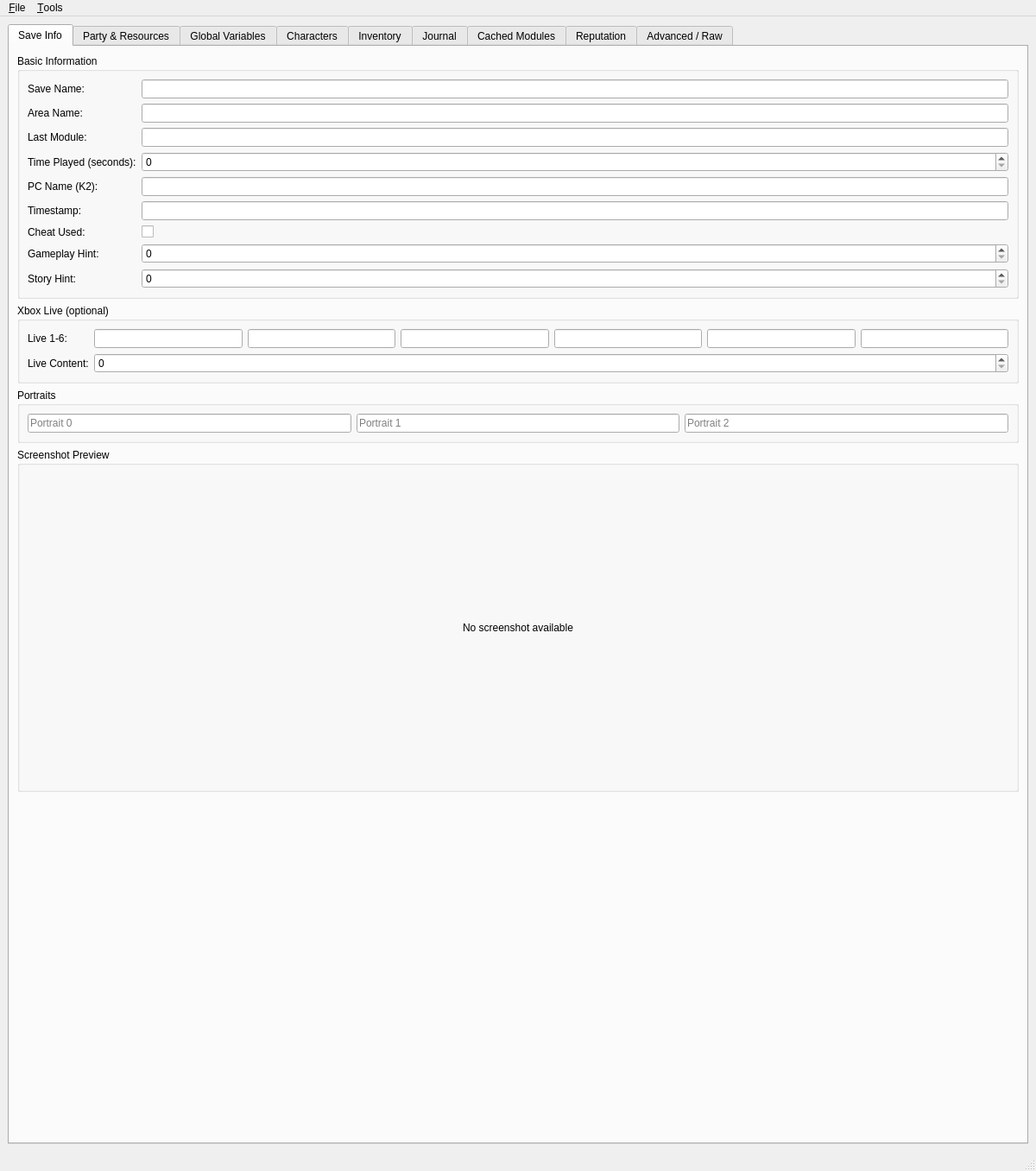
<?xml version="1.0" encoding="UTF-8"?>
<ui version="4.0">
 <class>MainWindow</class>
 <widget class="QMainWindow" name="MainWindow">
  <property name="geometry">
   <rect>
    <x>0</x>
    <y>0</y>
    <width>1200</width>
    <height>800</height>
   </rect>
  </property>
  <property name="windowTitle">
   <string>Save Game Editor</string>
  </property>
  <widget class="QWidget" name="centralwidget">
   <layout class="QHBoxLayout" name="horizontalLayoutMain">
    <item>
     <widget class="QTabWidget" name="tabWidget">
      <property name="currentIndex">
       <number>0</number>
      </property>

      <!-- Save Info Tab -->
      <widget class="QWidget" name="tabSaveInfo">
       <attribute name="title">
        <string>Save Info</string>
       </attribute>
       <layout class="QVBoxLayout" name="verticalLayoutSaveInfo">
        <item>
         <widget class="QGroupBox" name="groupBasicInfo">
          <property name="title">
           <string>Basic Information</string>
          </property>
          <layout class="QFormLayout" name="formLayoutBasicInfo">
           <item row="0" column="0">
            <widget class="QLabel" name="labelSaveName">
             <property name="text">
              <string>Save Name:</string>
             </property>
            </widget>
           </item>
           <item row="0" column="1">
            <widget class="QLineEdit" name="lineEditSaveName" />
           </item>
           <item row="1" column="0">
            <widget class="QLabel" name="labelAreaName">
             <property name="text">
              <string>Area Name:</string>
             </property>
            </widget>
           </item>
           <item row="1" column="1">
            <widget class="QLineEdit" name="lineEditAreaName" />
           </item>
           <item row="2" column="0">
            <widget class="QLabel" name="labelLastModule">
             <property name="text">
              <string>Last Module:</string>
             </property>
            </widget>
           </item>
           <item row="2" column="1">
            <widget class="QLineEdit" name="lineEditLastModule" />
           </item>
           <item row="3" column="0">
            <widget class="QLabel" name="labelTimePlayed">
             <property name="text">
              <string>Time Played (seconds):</string>
             </property>
            </widget>
           </item>
           <item row="3" column="1">
            <widget class="QSpinBox" name="spinBoxTimePlayed">
             <property name="maximum">
              <number>2147483647</number>
             </property>
            </widget>
           </item>
           <item row="4" column="0">
            <widget class="QLabel" name="labelPCName">
             <property name="text">
              <string>PC Name (K2):</string>
             </property>
            </widget>
           </item>
           <item row="4" column="1">
            <widget class="QLineEdit" name="lineEditPCName" />
           </item>
           <item row="5" column="0">
            <widget class="QLabel" name="labelTimestamp">
             <property name="text">
              <string>Timestamp:</string>
             </property>
            </widget>
           </item>
           <item row="5" column="1">
            <widget class="QLineEdit" name="lineEditTimestamp">
             <property name="readOnly">
              <bool>true</bool>
             </property>
            </widget>
           </item>
           <item row="6" column="0">
            <widget class="QLabel" name="labelCheatUsed">
             <property name="text">
              <string>Cheat Used:</string>
             </property>
            </widget>
           </item>
           <item row="6" column="1">
            <widget class="QCheckBox" name="checkBoxCheatUsed" />
           </item>
           <item row="7" column="0">
            <widget class="QLabel" name="labelGameplayHint">
             <property name="text">
              <string>Gameplay Hint:</string>
             </property>
            </widget>
           </item>
           <item row="7" column="1">
            <widget class="QSpinBox" name="spinBoxGameplayHint">
             <property name="maximum">
              <number>2147483647</number>
             </property>
            </widget>
           </item>
           <item row="8" column="0">
            <widget class="QLabel" name="labelStoryHint">
             <property name="text">
              <string>Story Hint:</string>
             </property>
            </widget>
           </item>
           <item row="8" column="1">
            <widget class="QSpinBox" name="spinBoxStoryHint">
             <property name="maximum">
              <number>2147483647</number>
             </property>
            </widget>
           </item>
          </layout>
         </widget>
        </item>
        <item>
         <widget class="QGroupBox" name="groupLive">
          <property name="title">
           <string>Xbox Live (optional)</string>
          </property>
          <layout class="QFormLayout" name="formLayoutLive">
           <item row="0" column="0">
            <widget class="QLabel" name="labelLive1">
             <property name="text">
              <string>Live 1-6:</string>
             </property>
            </widget>
           </item>
           <item row="0" column="1">
            <layout class="QHBoxLayout" name="horizontalLayoutLive">
             <item>
              <widget class="QLineEdit" name="lineEditLive1" />
             </item>
             <item>
              <widget class="QLineEdit" name="lineEditLive2" />
             </item>
             <item>
              <widget class="QLineEdit" name="lineEditLive3" />
             </item>
             <item>
              <widget class="QLineEdit" name="lineEditLive4" />
             </item>
             <item>
              <widget class="QLineEdit" name="lineEditLive5" />
             </item>
             <item>
              <widget class="QLineEdit" name="lineEditLive6" />
             </item>
            </layout>
           </item>
           <item row="1" column="0">
            <widget class="QLabel" name="labelLiveContent">
             <property name="text">
              <string>Live Content:</string>
             </property>
            </widget>
           </item>
           <item row="1" column="1">
            <widget class="QSpinBox" name="spinBoxLiveContent">
             <property name="maximum">
              <number>2147483647</number>
             </property>
            </widget>
           </item>
          </layout>
         </widget>
        </item>
        <item>
         <widget class="QGroupBox" name="groupPortraits">
          <property name="title">
           <string>Portraits</string>
          </property>
          <layout class="QHBoxLayout" name="horizontalLayoutPortraits">
           <item>
            <widget class="QLineEdit" name="lineEditPortrait0">
             <property name="placeholderText">
              <string>Portrait 0</string>
             </property>
            </widget>
           </item>
           <item>
            <widget class="QLineEdit" name="lineEditPortrait1">
             <property name="placeholderText">
              <string>Portrait 1</string>
             </property>
            </widget>
           </item>
           <item>
            <widget class="QLineEdit" name="lineEditPortrait2">
             <property name="placeholderText">
              <string>Portrait 2</string>
             </property>
            </widget>
           </item>
          </layout>
         </widget>
        </item>
        <item>
         <widget class="QGroupBox" name="groupScreenshot">
          <property name="title">
           <string>Screenshot Preview</string>
          </property>
          <layout class="QVBoxLayout" name="verticalLayoutScreenshot">
           <item>
            <widget class="QLabel" name="labelScreenshotPreview">
             <property name="minimumSize">
              <size>
               <width>400</width>
               <height>300</height>
              </size>
             </property>
             <property name="maximumSize">
              <size>
               <width>16777215</width>
               <height>16777215</height>
              </size>
             </property>
             <property name="text">
              <string>No screenshot available</string>
             </property>
             <property name="alignment">
              <set>Qt::AlignCenter</set>
             </property>
             <property name="scaledContents">
              <bool>false</bool>
             </property>
             <property name="sizePolicy">
              <sizepolicy hsizetype="Expanding" vsizetype="Expanding">
               <horstretch>0</horstretch>
               <verstretch>0</verstretch>
              </sizepolicy>
             </property>
            </widget>
           </item>
          </layout>
         </widget>
        </item>
        <item>
         <spacer name="verticalSpacerSaveInfo">
          <property name="orientation">
           <enum>Qt::Vertical</enum>
          </property>
          <property name="sizeHint" stdset="0">
           <size>
            <width>20</width>
            <height>40</height>
           </size>
          </property>
         </spacer>
        </item>
       </layout>
      </widget>

      <!-- Party Table Tab -->
      <widget class="QWidget" name="tabPartyTable">
       <attribute name="title">
        <string>Party &amp;&amp; Resources</string>
       </attribute>
       <layout class="QVBoxLayout" name="verticalLayoutPartyTable">
        <item>
         <widget class="QGroupBox" name="groupResources">
          <property name="title">
           <string>Resources</string>
          </property>
          <layout class="QFormLayout" name="formLayoutResources">
           <item row="0" column="0">
            <widget class="QLabel" name="labelGold">
             <property name="text">
              <string>Credits/Gold:</string>
             </property>
            </widget>
           </item>
           <item row="0" column="1">
            <widget class="QSpinBox" name="spinBoxGold">
             <property name="maximum">
              <number>2147483647</number>
             </property>
            </widget>
           </item>
           <item row="1" column="0">
            <widget class="QLabel" name="labelXPPool">
             <property name="text">
              <string>XP Pool:</string>
             </property>
            </widget>
           </item>
           <item row="1" column="1">
            <widget class="QSpinBox" name="spinBoxXPPool">
             <property name="maximum">
              <number>2147483647</number>
             </property>
            </widget>
           </item>
           <item row="2" column="0">
            <widget class="QLabel" name="labelComponents">
             <property name="text">
              <string>Components (K2):</string>
             </property>
            </widget>
           </item>
           <item row="2" column="1">
            <widget class="QSpinBox" name="spinBoxComponents">
             <property name="maximum">
              <number>2147483647</number>
             </property>
            </widget>
           </item>
           <item row="3" column="0">
            <widget class="QLabel" name="labelChemicals">
             <property name="text">
              <string>Chemicals (K2):</string>
             </property>
            </widget>
           </item>
           <item row="3" column="1">
            <widget class="QSpinBox" name="spinBoxChemicals">
             <property name="maximum">
              <number>2147483647</number>
             </property>
            </widget>
           </item>
           <item row="4" column="0">
            <widget class="QLabel" name="labelTimePlayedPT">
             <property name="text">
              <string>Time Played (PT):</string>
             </property>
            </widget>
           </item>
           <item row="4" column="1">
            <widget class="QSpinBox" name="spinBoxTimePlayedPT">
             <property name="maximum">
              <number>2147483647</number>
             </property>
             <property name="minimum">
              <number>-1</number>
             </property>
            </widget>
           </item>
           <item row="5" column="0">
            <widget class="QLabel" name="labelCheatUsedPT">
             <property name="text">
              <string>Cheat Used (PT):</string>
             </property>
            </widget>
           </item>
           <item row="5" column="1">
            <widget class="QCheckBox" name="checkBoxCheatUsedPT" />
           </item>
           <item row="6" column="0">
            <widget class="QLabel" name="labelControlledNPC">
             <property name="text">
              <string>Controlled NPC:</string>
             </property>
            </widget>
           </item>
           <item row="6" column="1">
            <widget class="QSpinBox" name="spinBoxControlledNPC">
             <property name="maximum">
              <number>2147483647</number>
             </property>
             <property name="minimum">
              <number>-1</number>
             </property>
            </widget>
           </item>
           <item row="7" column="0">
            <widget class="QLabel" name="labelAIState">
             <property name="text">
              <string>AI State:</string>
             </property>
            </widget>
           </item>
           <item row="7" column="1">
            <widget class="QSpinBox" name="spinBoxAIState">
             <property name="maximum">
              <number>2147483647</number>
             </property>
            </widget>
           </item>
           <item row="8" column="0">
            <widget class="QLabel" name="labelFollowState">
             <property name="text">
              <string>Follow State:</string>
             </property>
            </widget>
           </item>
           <item row="8" column="1">
            <widget class="QSpinBox" name="spinBoxFollowState">
             <property name="maximum">
              <number>2147483647</number>
             </property>
            </widget>
           </item>
           <item row="9" column="0">
            <widget class="QLabel" name="labelSoloMode">
             <property name="text">
              <string>Solo Mode:</string>
             </property>
            </widget>
           </item>
           <item row="9" column="1">
            <widget class="QCheckBox" name="checkBoxSoloMode" />
           </item>
           <item row="10" column="0">
            <widget class="QLabel" name="labelLastGUIPanel">
             <property name="text">
              <string>Last GUI Panel:</string>
             </property>
            </widget>
           </item>
           <item row="10" column="1">
            <widget class="QSpinBox" name="spinBoxLastGUIPanel">
             <property name="maximum">
              <number>2147483647</number>
             </property>
            </widget>
           </item>
           <item row="11" column="0">
            <widget class="QLabel" name="labelJournalSortOrder">
             <property name="text">
              <string>Journal Sort Order:</string>
             </property>
            </widget>
           </item>
           <item row="11" column="1">
            <widget class="QSpinBox" name="spinBoxJournalSortOrder">
             <property name="maximum">
              <number>2147483647</number>
             </property>
            </widget>
           </item>
          </layout>
         </widget>
        </item>
        <item>
         <widget class="QGroupBox" name="groupAvailableNPCs">
          <property name="title">
           <string>Available NPCs</string>
          </property>
          <layout class="QVBoxLayout" name="verticalLayoutAvailableNPCs">
           <item>
            <widget class="QTableWidget" name="tableWidgetAvailableNPCs">
             <property name="columnCount">
              <number>3</number>
             </property>
             <column>
              <property name="text">
               <string>Index</string>
              </property>
             </column>
             <column>
              <property name="text">
               <string>Available</string>
              </property>
             </column>
             <column>
              <property name="text">
               <string>Selectable</string>
              </property>
             </column>
            </widget>
           </item>
          </layout>
         </widget>
        </item>
        <item>
         <widget class="QGroupBox" name="groupInfluence">
          <property name="title">
           <string>Influence (K2)</string>
          </property>
          <layout class="QVBoxLayout" name="verticalLayoutInfluence">
           <item>
            <widget class="QTableWidget" name="tableWidgetInfluence">
             <property name="columnCount">
              <number>2</number>
             </property>
             <column>
              <property name="text">
               <string>NPC Index</string>
              </property>
             </column>
             <column>
              <property name="text">
               <string>Value</string>
              </property>
             </column>
            </widget>
           </item>
          </layout>
         </widget>
        </item>
        <item>
         <widget class="QGroupBox" name="groupPazaak">
          <property name="title">
           <string>Pazaak (summary)</string>
          </property>
          <layout class="QVBoxLayout" name="verticalLayoutPazaak">
           <item>
            <widget class="QTextEdit" name="textEditPazaakCards" readonly="true" />
           </item>
           <item>
            <widget class="QTextEdit" name="textEditPazaakDecks" readonly="true" />
           </item>
          </layout>
         </widget>
        </item>
        <item>
         <widget class="QGroupBox" name="groupUIMessages">
          <property name="title">
           <string>UI Messages (summary)</string>
          </property>
          <layout class="QVBoxLayout" name="verticalLayoutUIMessages">
           <item>
            <widget class="QTextEdit" name="textEditFBMsgList" readonly="true" />
           </item>
           <item>
            <widget class="QTextEdit" name="textEditDlgMsgList" readonly="true" />
           </item>
           <item>
            <widget class="QLineEdit" name="lineEditTutWndShown" readonly="true" />
           </item>
          </layout>
         </widget>
        </item>
        <item>
         <widget class="QGroupBox" name="groupCostMultipliers">
          <property name="title">
           <string>Cost Multipliers (summary)</string>
          </property>
          <layout class="QVBoxLayout" name="verticalLayoutCostMultipliers">
           <item>
            <widget class="QTextEdit" name="textEditCostMultipliers" readonly="true" />
           </item>
          </layout>
         </widget>
        </item>
        <item>
         <widget class="QGroupBox" name="groupPartyMembers">
          <property name="title">
           <string>Party Members</string>
          </property>
          <layout class="QVBoxLayout" name="verticalLayoutPartyMembers">
           <item>
            <widget class="QListWidget" name="listWidgetPartyMembers">
             <property name="toolTip">
              <string>Hover over a party member to see detailed information</string>
             </property>
            </widget>
           </item>
          </layout>
         </widget>
        </item>
       </layout>
      </widget>

      <!-- Global Variables Tab -->
      <widget class="QWidget" name="tabGlobalVars">
       <attribute name="title">
        <string>Global Variables</string>
       </attribute>
       <layout class="QVBoxLayout" name="verticalLayoutGlobalVars">
        <item>
         <widget class="QTabWidget" name="tabWidgetGlobalVarsType">
          <widget class="QWidget" name="tabBooleans">
           <attribute name="title">
            <string>Booleans</string>
           </attribute>
           <layout class="QVBoxLayout" name="verticalLayoutBooleans">
            <item>
             <widget class="QTableWidget" name="tableWidgetBooleans">
              <property name="columnCount">
               <number>2</number>
              </property>
              <column>
               <property name="text">
                <string>Name</string>
               </property>
              </column>
              <column>
               <property name="text">
                <string>Value</string>
               </property>
              </column>
             </widget>
            </item>
           </layout>
          </widget>
          <widget class="QWidget" name="tabNumbers">
           <attribute name="title">
            <string>Numbers</string>
           </attribute>
           <layout class="QVBoxLayout" name="verticalLayoutNumbers">
            <item>
             <widget class="QTableWidget" name="tableWidgetNumbers">
              <property name="columnCount">
               <number>2</number>
              </property>
              <column>
               <property name="text">
                <string>Name</string>
               </property>
              </column>
              <column>
               <property name="text">
                <string>Value</string>
               </property>
              </column>
             </widget>
            </item>
           </layout>
          </widget>
          <widget class="QWidget" name="tabStrings">
           <attribute name="title">
            <string>Strings</string>
           </attribute>
           <layout class="QVBoxLayout" name="verticalLayoutStrings">
            <item>
             <widget class="QTableWidget" name="tableWidgetStrings">
              <property name="columnCount">
               <number>2</number>
              </property>
              <column>
               <property name="text">
                <string>Name</string>
               </property>
              </column>
              <column>
               <property name="text">
                <string>Value</string>
               </property>
              </column>
             </widget>
            </item>
           </layout>
          </widget>
          <widget class="QWidget" name="tabLocations">
           <attribute name="title">
            <string>Locations</string>
           </attribute>
           <layout class="QVBoxLayout" name="verticalLayoutLocations">
            <item>
             <widget class="QTableWidget" name="tableWidgetLocations">
              <property name="columnCount">
               <number>5</number>
              </property>
              <column>
               <property name="text">
                <string>Name</string>
               </property>
              </column>
              <column>
               <property name="text">
                <string>X</string>
               </property>
              </column>
              <column>
               <property name="text">
                <string>Y</string>
               </property>
              </column>
              <column>
               <property name="text">
                <string>Z</string>
               </property>
              </column>
              <column>
               <property name="text">
                <string>Ori</string>
               </property>
              </column>
             </widget>
            </item>
           </layout>
          </widget>
         </widget>
        </item>
       </layout>
      </widget>

      <!-- Characters Tab -->
      <widget class="QWidget" name="tabCharacters">
       <attribute name="title">
        <string>Characters</string>
       </attribute>
       <layout class="QHBoxLayout" name="horizontalLayoutCharacters">
        <item>
         <widget class="QListWidget" name="listWidgetCharacters">
          <property name="maximumWidth">
           <number>200</number>
          </property>
         </widget>
        </item>
        <item>
         <widget class="QTabWidget" name="tabWidgetCharacterDetails">
          <widget class="QWidget" name="tabCharStats">
           <attribute name="title">
            <string>Stats</string>
           </attribute>
           <layout class="QFormLayout" name="formLayoutCharStats">
            <item row="0" column="0">
             <widget class="QLabel" name="labelCharName">
              <property name="text">
               <string>Name:</string>
              </property>
             </widget>
            </item>
            <item row="0" column="1">
             <widget class="QLineEdit" name="lineEditCharName" />
            </item>
            <item row="1" column="0">
             <widget class="QLabel" name="labelCharHP">
              <property name="text">
               <string>HP / Max HP:</string>
              </property>
             </widget>
            </item>
            <item row="1" column="1">
             <layout class="QHBoxLayout" name="horizontalLayoutHP">
              <item>
               <widget class="QSpinBox" name="spinBoxCharHP">
                <property name="maximum">
                 <number>32767</number>
                </property>
               </widget>
              </item>
              <item>
               <widget class="QLabel" name="labelHPSeparator">
                <property name="text">
                 <string>/</string>
                </property>
               </widget>
              </item>
              <item>
               <widget class="QSpinBox" name="spinBoxCharMaxHP">
                <property name="maximum">
                 <number>32767</number>
                </property>
               </widget>
              </item>
             </layout>
            </item>
            <item row="2" column="0">
             <widget class="QLabel" name="labelCharFP">
              <property name="text">
               <string>FP / Max FP:</string>
              </property>
             </widget>
            </item>
            <item row="2" column="1">
             <layout class="QHBoxLayout" name="horizontalLayoutFP">
              <item>
               <widget class="QSpinBox" name="spinBoxCharFP">
                <property name="maximum">
                 <number>32767</number>
                </property>
               </widget>
              </item>
              <item>
               <widget class="QLabel" name="labelFPSeparator">
                <property name="text">
                 <string>/</string>
                </property>
               </widget>
              </item>
              <item>
               <widget class="QSpinBox" name="spinBoxCharMaxFP">
                <property name="maximum">
                 <number>32767</number>
                </property>
               </widget>
              </item>
             </layout>
            </item>
            <item row="3" column="0">
             <widget class="QLabel" name="labelCharXP">
              <property name="text">
               <string>Experience:</string>
              </property>
             </widget>
            </item>
            <item row="3" column="1">
             <widget class="QSpinBox" name="spinBoxCharXP">
              <property name="maximum">
               <number>2147483647</number>
              </property>
             </widget>
            </item>
            <item row="4" column="0">
             <widget class="QLabel" name="labelCharTag">
              <property name="text">
               <string>Tag:</string>
              </property>
             </widget>
            </item>
            <item row="4" column="1">
             <widget class="QLineEdit" name="lineEditCharTag" />
            </item>
            <item row="5" column="0">
             <widget class="QLabel" name="labelCharResRef">
              <property name="text">
               <string>ResRef:</string>
              </property>
             </widget>
            </item>
            <item row="5" column="1">
             <widget class="QLineEdit" name="lineEditCharResRef" />
            </item>
            <item row="6" column="0">
             <widget class="QLabel" name="labelCharMin1HP">
              <property name="text">
               <string>Min 1 HP:</string>
              </property>
             </widget>
            </item>
            <item row="6" column="1">
             <widget class="QCheckBox" name="checkBoxCharMin1HP" />
            </item>
            <item row="7" column="0">
             <widget class="QLabel" name="labelCharGoodEvil">
              <property name="text">
               <string>Good/Evil:</string>
              </property>
             </widget>
            </item>
            <item row="7" column="1">
             <widget class="QSpinBox" name="spinBoxCharGoodEvil">
              <property name="maximum">
               <number>100</number>
              </property>
             </widget>
            </item>
            <item row="8" column="0">
             <widget class="QLabel" name="labelCharSTR">
              <property name="text">
               <string>STR:</string>
              </property>
             </widget>
            </item>
            <item row="8" column="1">
             <widget class="QSpinBox" name="spinBoxCharSTR">
              <property name="maximum">
               <number>255</number>
              </property>
             </widget>
            </item>
            <item row="9" column="0">
             <widget class="QLabel" name="labelCharDEX">
              <property name="text">
               <string>DEX:</string>
              </property>
             </widget>
            </item>
            <item row="9" column="1">
             <widget class="QSpinBox" name="spinBoxCharDEX">
              <property name="maximum">
               <number>255</number>
              </property>
             </widget>
            </item>
            <item row="10" column="0">
             <widget class="QLabel" name="labelCharCON">
              <property name="text">
               <string>CON:</string>
              </property>
             </widget>
            </item>
            <item row="10" column="1">
             <widget class="QSpinBox" name="spinBoxCharCON">
              <property name="maximum">
               <number>255</number>
              </property>
             </widget>
            </item>
            <item row="11" column="0">
             <widget class="QLabel" name="labelCharINT">
              <property name="text">
               <string>INT:</string>
              </property>
             </widget>
            </item>
            <item row="11" column="1">
             <widget class="QSpinBox" name="spinBoxCharINT">
              <property name="maximum">
               <number>255</number>
              </property>
             </widget>
            </item>
            <item row="12" column="0">
             <widget class="QLabel" name="labelCharWIS">
              <property name="text">
               <string>WIS:</string>
              </property>
             </widget>
            </item>
            <item row="12" column="1">
             <widget class="QSpinBox" name="spinBoxCharWIS">
              <property name="maximum">
               <number>255</number>
              </property>
             </widget>
            </item>
            <item row="13" column="0">
             <widget class="QLabel" name="labelCharCHA">
              <property name="text">
               <string>CHA:</string>
              </property>
             </widget>
            </item>
            <item row="13" column="1">
             <widget class="QSpinBox" name="spinBoxCharCHA">
              <property name="maximum">
               <number>255</number>
              </property>
             </widget>
            </item>
            <item row="14" column="0">
             <widget class="QLabel" name="labelCharPortraitId">
              <property name="text">
               <string>Portrait ID:</string>
              </property>
             </widget>
            </item>
            <item row="14" column="1">
             <widget class="QSpinBox" name="spinBoxCharPortraitId">
              <property name="maximum">
               <number>2147483647</number>
              </property>
             </widget>
            </item>
            <item row="15" column="0">
             <widget class="QLabel" name="labelCharAppearanceType">
              <property name="text">
               <string>Appearance Type:</string>
              </property>
             </widget>
            </item>
            <item row="15" column="1">
             <widget class="QSpinBox" name="spinBoxCharAppearanceType">
              <property name="maximum">
               <number>2147483647</number>
              </property>
             </widget>
            </item>
            <item row="16" column="0">
             <widget class="QLabel" name="labelCharGender">
              <property name="text">
               <string>Gender:</string>
              </property>
             </widget>
            </item>
            <item row="16" column="1">
             <widget class="QComboBox" name="comboBoxCharGender" />
            </item>
            <item row="17" column="0">
             <widget class="QLabel" name="labelCharSoundset">
              <property name="text">
               <string>Soundset:</string>
              </property>
             </widget>
            </item>
            <item row="17" column="1">
             <widget class="QSpinBox" name="spinBoxCharSoundset">
              <property name="maximum">
               <number>2147483647</number>
              </property>
             </widget>
            </item>
           </layout>
          </widget>
          <widget class="QWidget" name="tabCharClasses">
           <attribute name="title">
            <string>Classes</string>
           </attribute>
           <layout class="QVBoxLayout" name="verticalLayoutCharClasses">
            <item>
             <widget class="QTableWidget" name="tableWidgetCharClasses">
              <property name="columnCount">
               <number>2</number>
              </property>
              <column>
               <property name="text">
                <string>Class</string>
               </property>
              </column>
              <column>
               <property name="text">
                <string>Level</string>
               </property>
              </column>
             </widget>
            </item>
           </layout>
          </widget>
          <widget class="QWidget" name="tabCharFeats">
           <attribute name="title">
            <string>Feats</string>
           </attribute>
           <layout class="QVBoxLayout" name="verticalLayoutCharFeats">
            <item>
             <widget class="QListWidget" name="listWidgetCharFeats" />
            </item>
           </layout>
          </widget>
          <widget class="QWidget" name="tabCharEquipment">
           <attribute name="title">
            <string>Equipment</string>
           </attribute>
           <layout class="QVBoxLayout" name="verticalLayoutCharEquipment">
            <item>
             <widget class="QListWidget" name="listWidgetEquipment" />
            </item>
           </layout>
          </widget>
          <widget class="QWidget" name="tabCharSkills">
           <attribute name="title">
            <string>Skills</string>
           </attribute>
           <layout class="QVBoxLayout" name="verticalLayoutCharSkills">
            <item>
             <widget class="QLabel" name="labelSkillsCharacter">
              <property name="text">
               <string>Skills</string>
              </property>
              <property name="font">
               <font>
                <weight>75</weight>
                <bold>true</bold>
                <pointsize>10</pointsize>
               </font>
              </property>
              <property name="styleSheet">
               <string>color: #2a82da;</string>
              </property>
             </widget>
            </item>
            <item>
             <widget class="QTableWidget" name="tableWidgetSkills">
              <property name="columnCount">
               <number>2</number>
              </property>
              <column>
               <property name="text">
                <string>Skill</string>
               </property>
              </column>
              <column>
               <property name="text">
                <string>Rank</string>
               </property>
              </column>
             </widget>
            </item>
           </layout>
          </widget>
         </widget>
        </item>
       </layout>
      </widget>

      <!-- Inventory Tab -->
      <widget class="QWidget" name="tabInventory">
       <attribute name="title">
        <string>Inventory</string>
       </attribute>
       <layout class="QVBoxLayout" name="verticalLayoutInventory">
        <item>
         <widget class="QTableWidget" name="tableWidgetInventory">
          <property name="columnCount">
           <number>3</number>
          </property>
          <column>
           <property name="text">
            <string>Item</string>
           </property>
          </column>
          <column>
           <property name="text">
            <string>Count</string>
           </property>
          </column>
          <column>
           <property name="text">
            <string>ResRef</string>
           </property>
          </column>
         </widget>
        </item>
       </layout>
      </widget>

      <!-- Journal Tab -->
      <widget class="QWidget" name="tabJournal">
       <attribute name="title">
        <string>Journal</string>
       </attribute>
       <layout class="QVBoxLayout" name="verticalLayoutJournal">
        <item>
         <widget class="QTableWidget" name="tableWidgetJournal">
          <property name="columnCount">
           <number>4</number>
          </property>
          <column>
           <property name="text">
            <string>Plot ID</string>
           </property>
          </column>
          <column>
           <property name="text">
            <string>State</string>
           </property>
          </column>
          <column>
           <property name="text">
            <string>Date</string>
           </property>
          </column>
          <column>
           <property name="text">
            <string>Time</string>
           </property>
          </column>
         </widget>
        </item>
       </layout>
      </widget>

      <!-- Cached Modules Tab -->
      <widget class="QWidget" name="tabCachedModules">
       <attribute name="title">
        <string>Cached Modules</string>
       </attribute>
       <layout class="QVBoxLayout" name="verticalLayoutCachedModules">
        <item>
         <widget class="QPushButton" name="pushButtonOpenModuleResource">
          <property name="text">
           <string>Open Selected Resource</string>
          </property>
         </widget>
        </item>
        <item>
         <widget class="QTreeView" name="treeViewCachedModules" />
        </item>
       </layout>
      </widget>

      <!-- Reputation Tab -->
      <widget class="QWidget" name="tabReputation">
       <attribute name="title">
        <string>Reputation</string>
       </attribute>
       <layout class="QVBoxLayout" name="verticalLayoutReputation">
        <item>
         <widget class="QTableWidget" name="tableWidgetReputation">
          <property name="columnCount">
           <number>2</number>
          </property>
          <column>
           <property name="text">
            <string>Faction</string>
           </property>
          </column>
          <column>
           <property name="text">
            <string>Value</string>
           </property>
          </column>
         </widget>
        </item>
       </layout>
      </widget>

      <!-- Advanced Tab -->
      <widget class="QWidget" name="tabAdvanced">
       <attribute name="title">
        <string>Advanced / Raw</string>
       </attribute>
       <layout class="QVBoxLayout" name="verticalLayoutAdvanced">
        <item>
         <widget class="QLabel" name="labelAdvancedSaveInfo">
          <property name="text">
           <string>SaveInfo additional fields:</string>
          </property>
         </widget>
        </item>
        <item>
         <widget class="QTableWidget" name="tableWidgetAdvancedSaveInfo">
          <property name="columnCount">
           <number>3</number>
          </property>
          <column>
           <property name="text">
            <string>Name</string>
           </property>
          </column>
          <column>
           <property name="text">
            <string>Type</string>
           </property>
          </column>
          <column>
           <property name="text">
            <string>Value</string>
           </property>
          </column>
         </widget>
        </item>
        <item>
         <widget class="QLabel" name="labelAdvancedPartyTable">
          <property name="text">
           <string>PartyTable additional fields:</string>
          </property>
         </widget>
        </item>
        <item>
         <widget class="QTableWidget" name="tableWidgetAdvancedPartyTable">
          <property name="columnCount">
           <number>3</number>
          </property>
          <column>
           <property name="text">
            <string>Name</string>
           </property>
          </column>
          <column>
           <property name="text">
            <string>Type</string>
           </property>
          </column>
          <column>
           <property name="text">
            <string>Value</string>
           </property>
          </column>
         </widget>
        </item>
        <item>
         <widget class="QLabel" name="labelAdvancedResources">
          <property name="text">
           <string>Other resources (double-click to open):</string>
          </property>
         </widget>
        </item>
        <item>
         <widget class="QListWidget" name="listWidgetAdvancedResources" />
        </item>
       </layout>
      </widget>

     </widget>
    </item>
   </layout>
  </widget>

  <widget class="QMenuBar" name="menuBar">
   <property name="geometry">
    <rect>
     <x>0</x>
     <y>0</y>
     <width>1200</width>
     <height>21</height>
    </rect>
   </property>
   <widget class="QMenu" name="menuFile">
    <property name="title">
     <string>&amp;File</string>
    </property>
    <addaction name="actionNew" />
    <addaction name="actionOpen" />
    <addaction name="actionSave" />
    <addaction name="actionSaveAs" />
    <addaction name="separator" />
    <addaction name="actionRevert" />
    <addaction name="separator" />
    <addaction name="actionExit" />
   </widget>
   <widget class="QMenu" name="menuTools">
    <property name="title">
     <string>&amp;Tools</string>
    </property>
    <addaction name="actionFlushEventQueue" />
    <addaction name="actionRebuildCachedModules" />
   </widget>
   <addaction name="menuFile" />
   <addaction name="menuTools" />
  </widget>

  <widget class="QStatusBar" name="statusBar" />

  <action name="actionNew">
   <property name="text">
    <string>&amp;New</string>
   </property>
  </action>
  <action name="actionOpen">
   <property name="text">
    <string>&amp;Open...</string>
   </property>
  </action>
  <action name="actionSave">
   <property name="text">
    <string>&amp;Save</string>
   </property>
  </action>
  <action name="actionSaveAs">
   <property name="text">
    <string>Save &amp;As...</string>
   </property>
  </action>
  <action name="actionRevert">
   <property name="text">
    <string>&amp;Revert</string>
   </property>
  </action>
  <action name="actionExit">
   <property name="text">
    <string>E&amp;xit</string>
   </property>
  </action>
  <action name="actionFlushEventQueue">
   <property name="text">
    <string>Flush EventQueue (Fix Corruption)</string>
   </property>
  </action>
  <action name="actionRebuildCachedModules">
   <property name="text">
    <string>Rebuild Cached Modules</string>
   </property>
  </action>

 </widget>
 <resources />
 <connections />
</ui>
